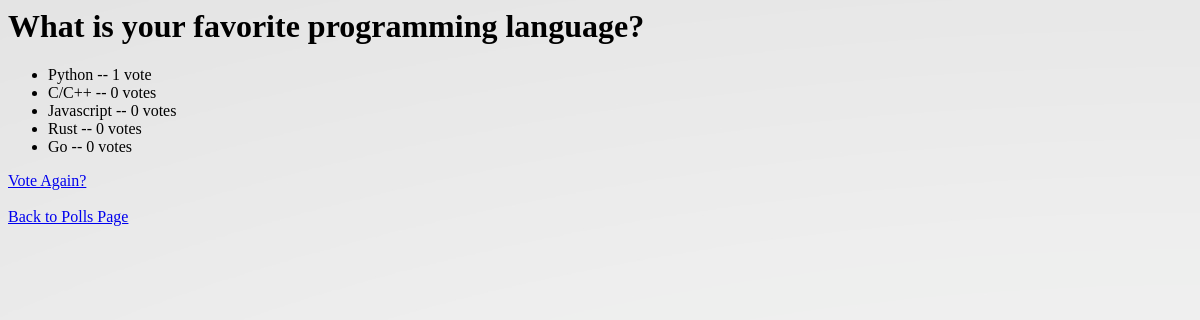
The app's page /polls/8/results, older data.
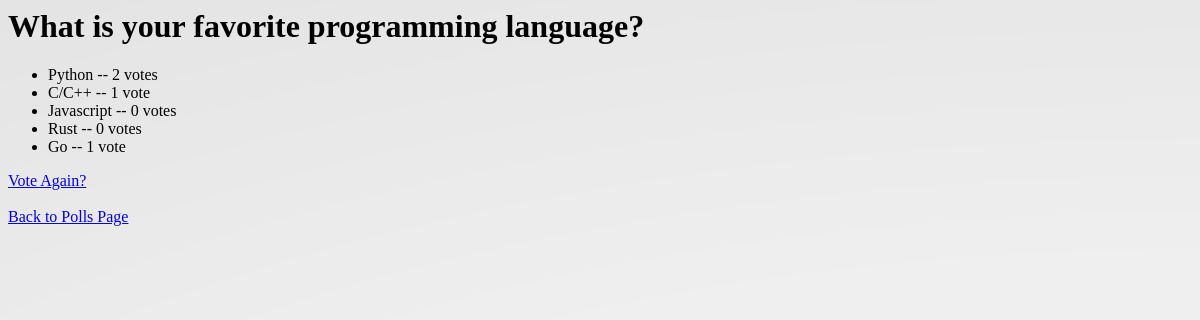
The same page, newer data.
### polls/models.py (models this page shows, shortened)
class Question(models.Model):
    question_text = models.CharField(max_length=200)
    pub_date = models.DateTimeField("date published")

class Choice(models.Model):
    question = models.ForeignKey(Question, on_delete=models.CASCADE)
    choice_text = models.CharField(max_length=200)
    votes = models.IntegerField(default=0)

### polls/views.py (the view)
# urls.py: path("<int:pk>/results", views.ResultsView.as_view(), name="results"),
class ResultsView(generic.DetailView):
    model = Question
    template_name = "polls/results.html"

### polls/templates/polls/results.html (shortened to what this page needs)
{% load static %}
<link rel="stylesheet" href= "{% static 'polls/style.css' %}">
<h1>{{ question.question_text }} </h1>
<ul>
{% for choice in question.choice_set.all %}
    <li>{{ choice.choice_text }} -- {{ choice.votes }} vote{{ choice.votes|pluralize}} </li>
{% endfor %}
</ul>
<a href="{% url 'polls:detail' question.id %}">Vote Again?</a>
<a href="{% url 'polls:index' %}">Back to Polls Page</a>

Row changes from the older to the newer data that the page shows:
changed Choice "Python": votes "1" → "2"
changed Choice (number 2 of 5 on the later page): votes "0" → "1"
changed Choice "Go": votes "0" → "1"
